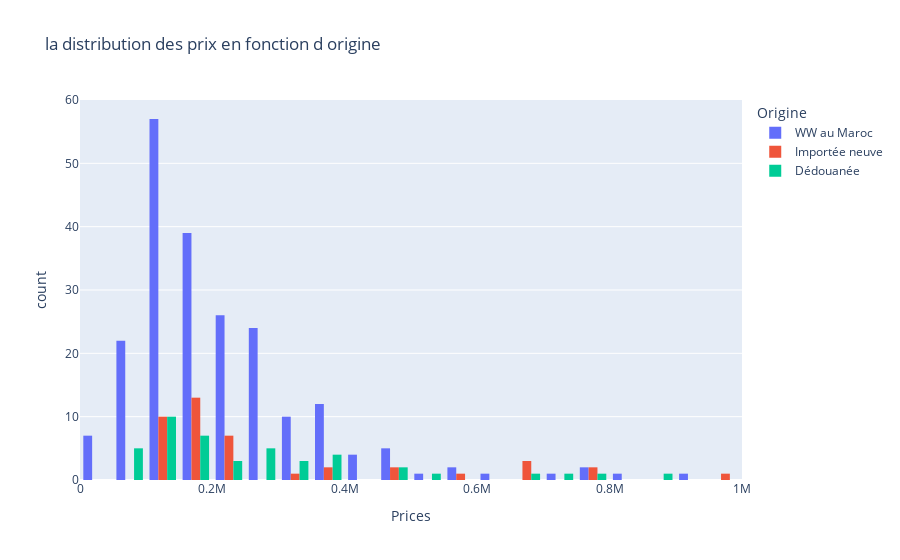

Notebook code for this chart:
### Code cell
fig=px.histogram(data, 
                 x="Prices",
                 color="Origine",
                 hover_data=data.columns,
                 title="la distribution des prix en fonction d origine",
                 barmode="group")
fig.show()

### Figure 1 — Plotly figure (JSON) as saved in the notebook; plotly's stock layout.template omitted (floating-point values rounded to 4 significant figures; data arrays with more than 128 entries replaced by an {"elided": "..."} marker saying what was removed)
{"data": [{"alignmentgroup": "True", "bingroup": "x", "hovertemplate": "Origine=WW au Maroc<br>Prices=%{x}<br>count=%{y}<extra></extra>", "legendgroup": "WW au Maroc", "marker": {"color": "#636efa", "pattern": {"shape": ""}}, "name": "WW au Maroc", "offsetgroup": "WW au Maroc", "orientation": "v", "showlegend": true, "type": "histogram", "x": {"elided": "215 int values"}, "xaxis": "x", "yaxis": "y"}, {"alignmentgroup": "True", "bingroup": "x", "hovertemplate": "Origine=Importée neuve<br>Prices=%{x}<br>count=%{y}<extra></extra>", "legendgroup": "Importée neuve", "marker": {"color": "#EF553B", "pattern": {"shape": ""}}, "name": "Importée neuve", "offsetgroup": "Importée neuve", "orientation": "v", "showlegend": true, "type": "histogram", "x": [690000, 375000, 650000, 670000, 165000, 780000, 124000, 490000, 188000, 185000, 185000, 385000, 790000, 229000, 118000, 158000, 229000, 222000, 135000, 170000, 147000, 242000, 240000, 170000, 115000, 189000, 118000, 180000, 128000, 450000, 175000, 150000, 950000, 323000, 112000, 139000, 149000, 185000, 228000, 185000, 570000, 249000], "xaxis": "x", "yaxis": "y"}, {"alignmentgroup": "True", "bingroup": "x", "hovertemplate": "Origine=Dédouanée<br>Prices=%{x}<br>count=%{y}<extra></extra>", "legendgroup": "Dédouanée", "marker": {"color": "#00cc96", "pattern": {"shape": ""}}, "name": "Dédouanée", "offsetgroup": "Dédouanée", "orientation": "v", "showlegend": true, "type": "histogram", "x": [159000, 360000, 490000, 185000, 320000, 240000, 250000, 465000, 79000, 147000, 132000, 285000, 120000, 190000, 325000, 150000, 125000, 250000, 115000, 185000, 385000, 118000, 310000, 510000, 109000, 380000, 95000, 275000, 132000, 760000, 850000, 390000, 180000, 97000, 168000, 147000, 75000, 128000, 52000, 273000, 660000, 720000, 212000, 212000], "xaxis": "x", "yaxis": "y"}], "layout": {"barmode": "group", "legend": {"title": {"text": "Origine"}, "tracegroupgap": 0}, "title": {"text": "la distribution des prix en fonction d origine"}, "xaxis": {"anchor": "y", "domain": [0, 1], "title": {"text": "Prices"}}, "yaxis": {"anchor": "x", "domain": [0, 1], "title": {"text": "count"}}}}
